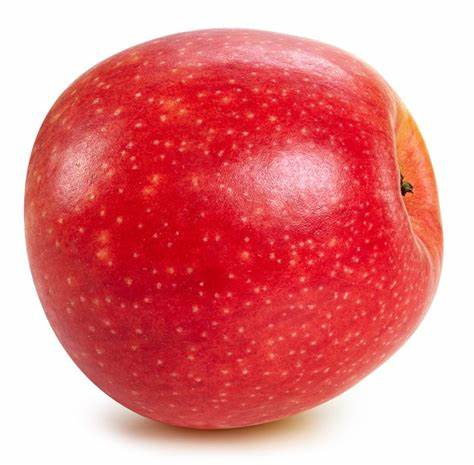
#> input picture ph_1.jpg, 474 x 465 px
$ python cvlab1.py
#> lines starting #> are read from the running program, lines starting #| are printed output that depends on the picture; after the words box and inside, x2 and y2 are one past the last pixel; in counts of white or black regions, pixels touching at a corner belong together
#> in process_image, input_image is the input picture: shape (465, 474, 3); mean B, G, R 135.4, 132.5, 228.7
import cv2
import numpy as np
# Конвертуємо кольорово зоображення в чб
def convert_to_bw(image):
    bw_image = np.zeros((image.shape[0], image.shape[1]), dtype=np.uint8)
    for i in range(image.shape[0]):
        for j in range(image.shape[1]):
            pixel_color = image[i, j]
            gray_value = int(0.36 * pixel_color[2] + 0.53 * pixel_color[1] + 0.11 * pixel_color[0])
            bw_image[i, j] = gray_value
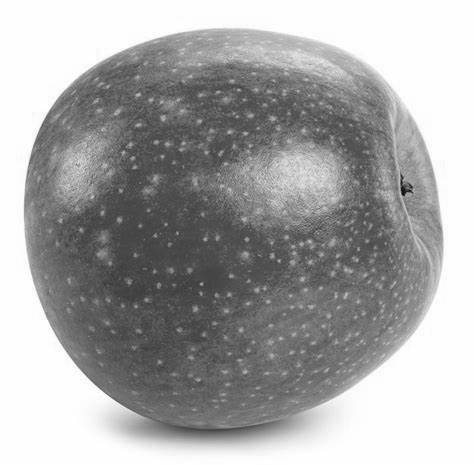
#> bw_image: shape (465, 474); min 15, max 255, mean 167.1
    return bw_image

# Бінарізуємо зоображеня
def binarize(image, threshold=150):
#> called with threshold = 230
    binary_mask = np.zeros((image.shape[0], image.shape[1]), dtype=np.uint8)
    for i in range(image.shape[0]):
        for j in range(image.shape[1]):
            pixel_value = image[i, j]
            if pixel_value < threshold:
                binary_mask[i, j] = 255
            else:
                binary_mask[i, j] = 0
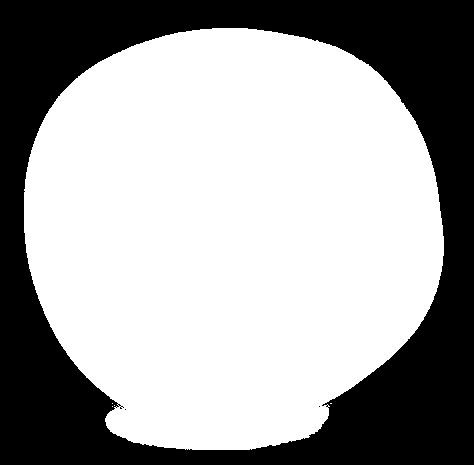
#> binary_mask: shape (465, 474); 63.8% white; 3 black regions (2 under 20 px), largest, box (x1, y1, x2, y2) and area: (0, 0, 474, 465) 79878
    return binary_mask

# Вирізаємо об'єкт з кольорового зображення за допомогою маски
def cutout_object(original_image, binary_mask):
    cutout_image = np.zeros_like(original_image)
    for i in range(original_image.shape[0]):
        for j in range(original_image.shape[1]):
            if binary_mask[i, j] == 255:
                cutout_image[i, j] = original_image[i, j]
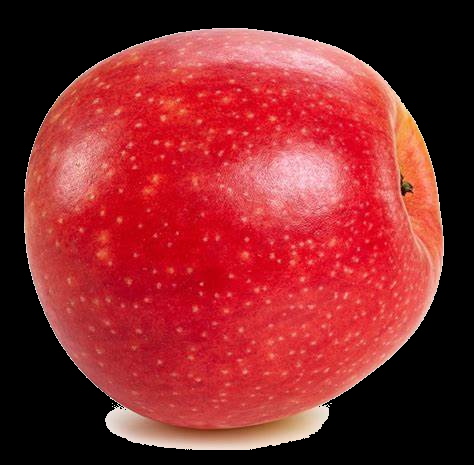
#> cutout_image: shape (465, 474, 3); mean B, G, R 43.9, 40.8, 136.9
    return cutout_image

# Перетворюємо зоображення
def process_image(my_input_image, border_value):
    input_image = cv2.imread(my_input_image)
    bw_image = convert_to_bw(input_image)
    binary_mask = binarize(bw_image, border_value)
    cutout_image = cutout_object(input_image, binary_mask)

    # Заміняємо фон на чорний
    cutout_image[np.where((cutout_image == [0, 0, 0]).all(axis=2))] = [0, 0, 0]

    # ОТримуємо номер фото з його назви
    image_number = my_input_image.split('_')[-1].split('.')[0]

    #Зберігаємо готові зоображеня з іхніми номерами
    cv2.imwrite( "bw_" + image_number + '.jpg', bw_image)
    cv2.imwrite("binary_image_" + image_number + '.jpg', binary_mask)
    cv2.imwrite( "cutoutimage_" + image_number + '.jpg', cutout_image)


my_input_image = 'ph_1.jpg'
border_value = 230


process_image(my_input_image, border_value)

$ run again, with ph_2.jpg copied over ph_1.jpg
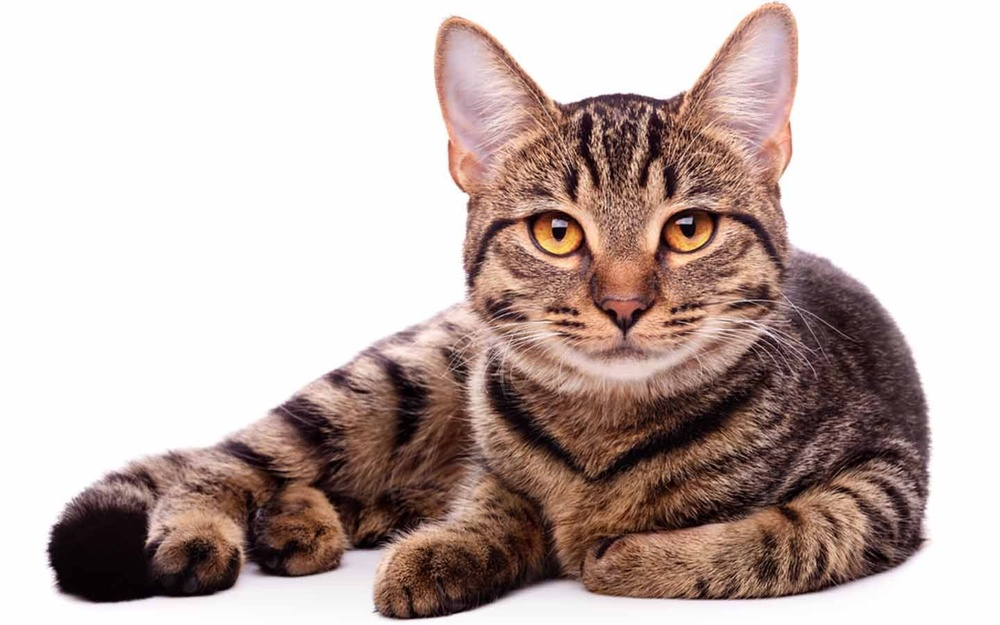
#> input picture ph_2.jpg, 1000 x 625 px, shrunk from 1440 x 900 before the run
#> in process_image, input_image is the input picture: shape (625, 1000, 3); mean B, G, R 174.2, 178.7, 194.9
#> after the loop in binarize, `for i in range(image.shape[0]):`:
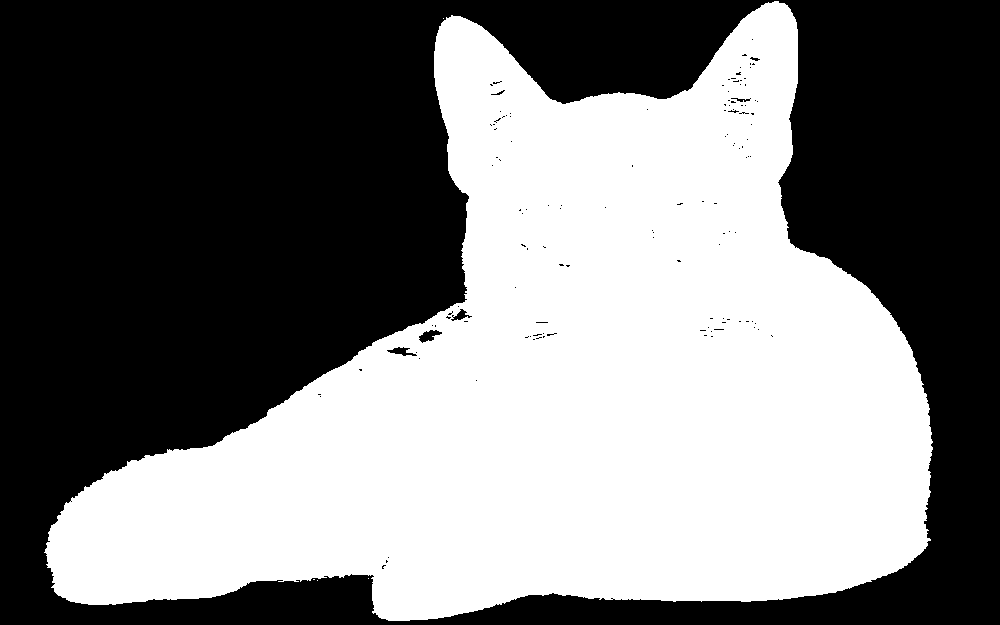
#> binary_mask: shape (625, 1000); 47.3% white; 5 white regions (4 under 20 px), largest, box (x1, y1, x2, y2) and area: (44, 1, 933, 621) 295922
#> after the loop in cutout_object, `for i in range(original_image.shape[0]):`:
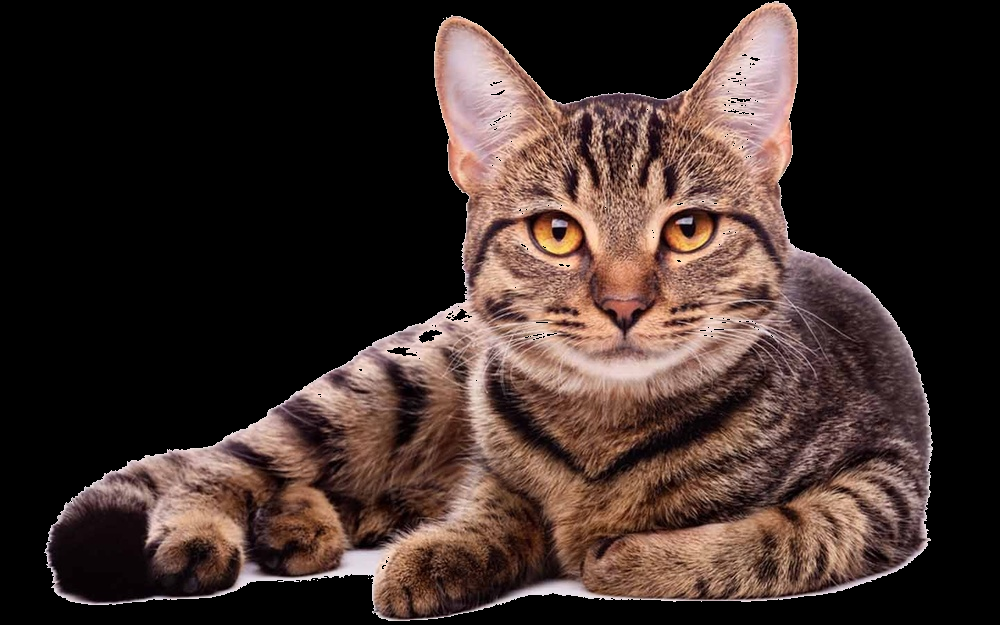
#> cutout_image: shape (625, 1000, 3); mean B, G, R 40.9, 45.4, 61.4

$ run again, with ph_3.jpg copied over ph_1.jpg
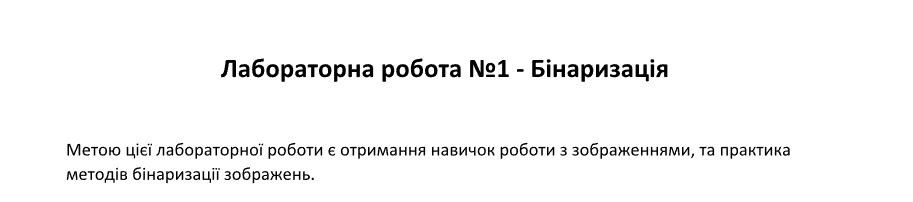
#> input picture ph_3.jpg, 913 x 202 px
#> in process_image, input_image is the input picture: shape (202, 913, 3); min 0, max 255, mean 246.2
#> after the loop in binarize, `for i in range(image.shape[0]):`:
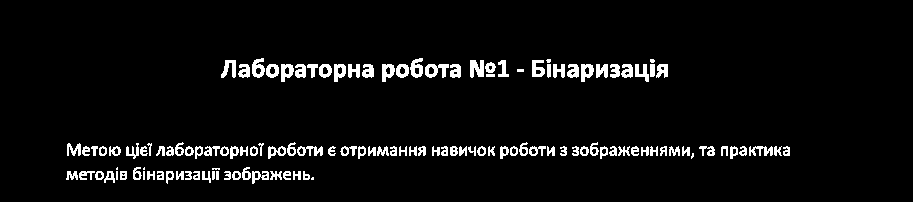
#> binary_mask: shape (202, 913); 5% white; 127 white regions (9 under 20 px), largest, box (x1, y1, x2, y2) and area: (425, 64, 449, 78) 200, (470, 60, 484, 78) 195, (410, 58, 423, 78) 168
#> after the loop in cutout_object, `for i in range(original_image.shape[0]):`:
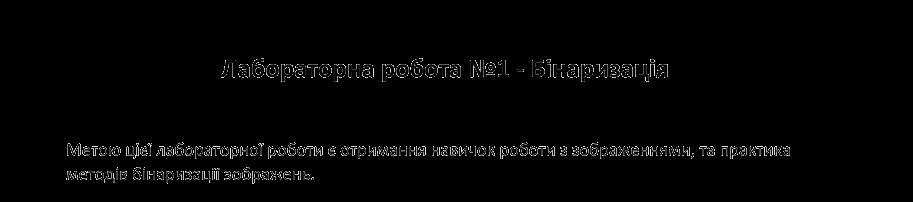
#> cutout_image: shape (202, 913, 3); min 0, max 229, mean 4.2

$ run again, with ph_4.jpg copied over ph_1.jpg
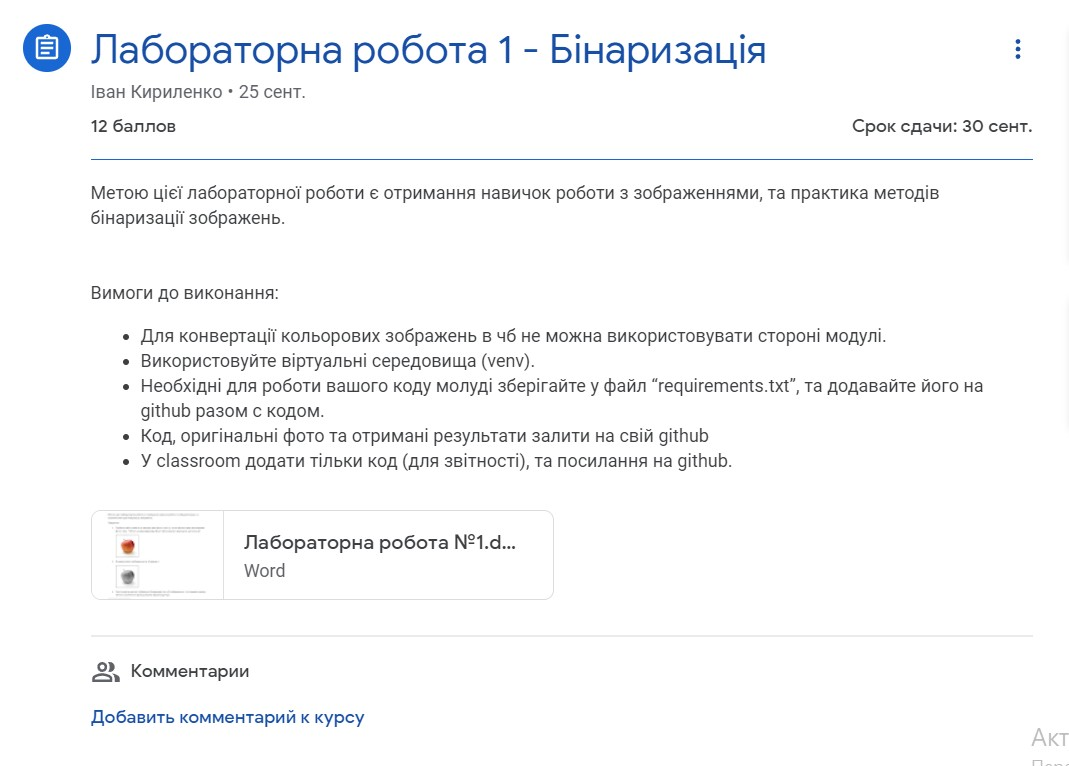
#> input picture ph_4.jpg, 1069 x 766 px
#> in process_image, input_image is the input picture: shape (766, 1069, 3); mean B, G, R 248.9, 248.1, 247.4
#> after the loop in binarize, `for i in range(image.shape[0]):`:
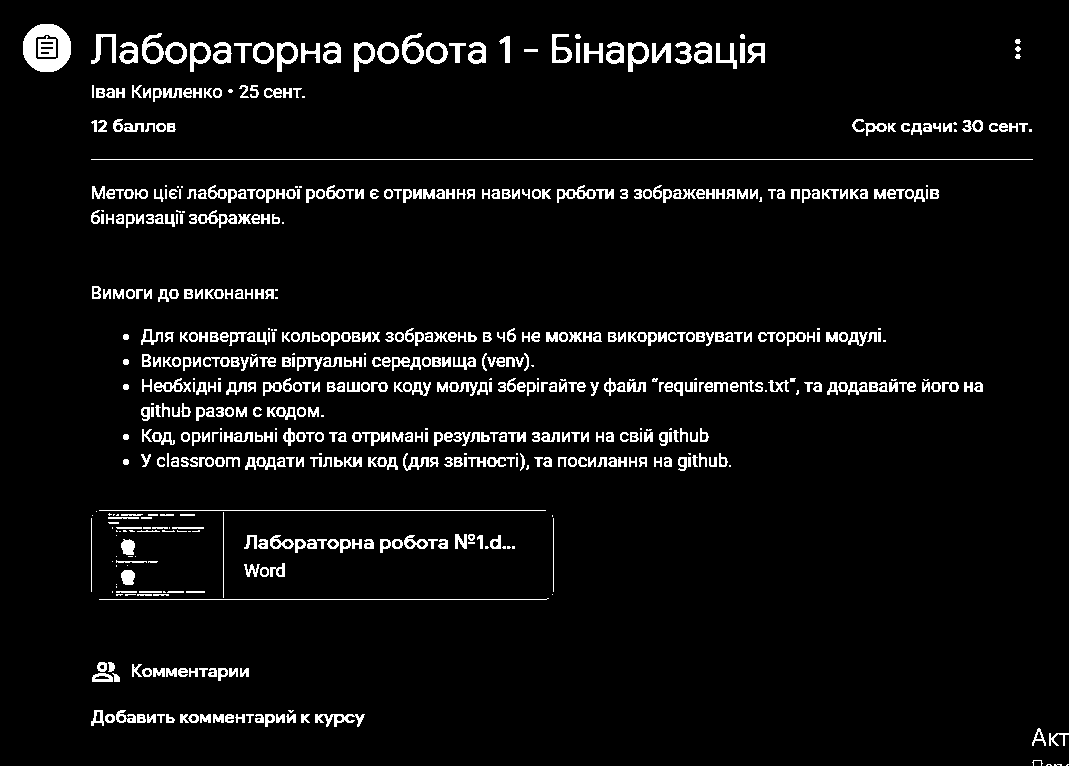
#> binary_mask: shape (766, 1069); 5.4% white; 644 white regions (95 under 20 px), largest, box (x1, y1, x2, y2) and area: (23, 24, 71, 72) 1389, (91, 159, 1033, 160) 942, (99, 598, 549, 600) 450
#> after the loop in cutout_object, `for i in range(original_image.shape[0]):`:
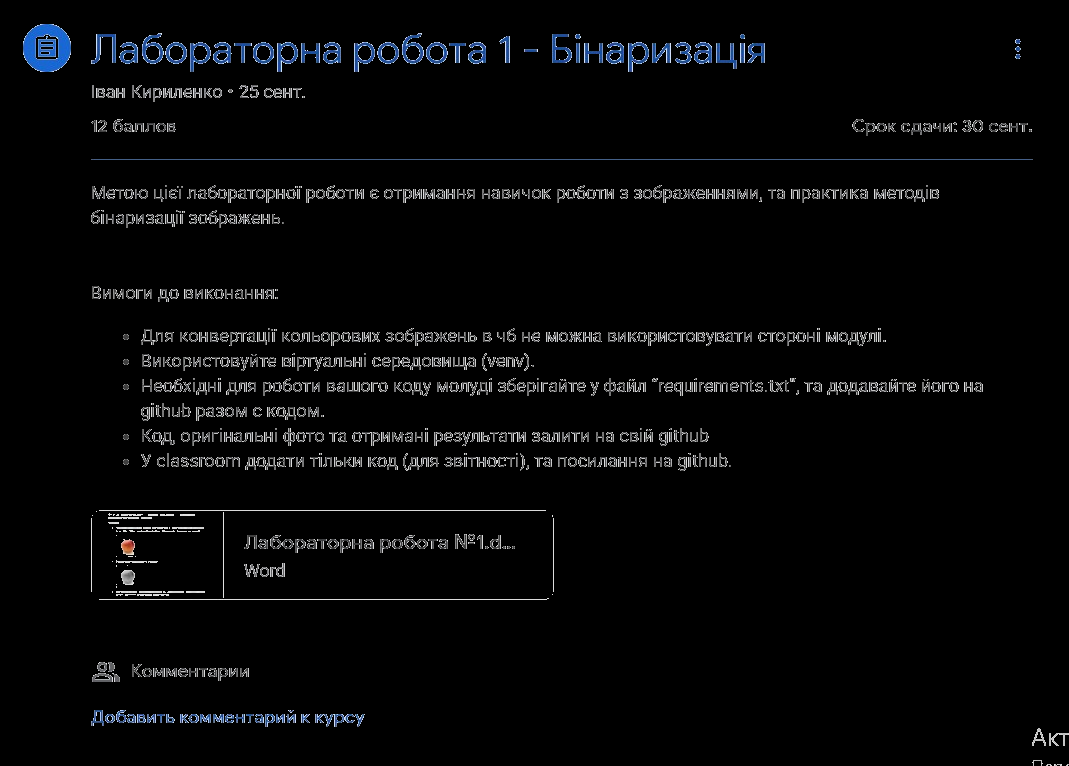
#> cutout_image: shape (766, 1069, 3); mean B, G, R 8, 7.2, 6.7
